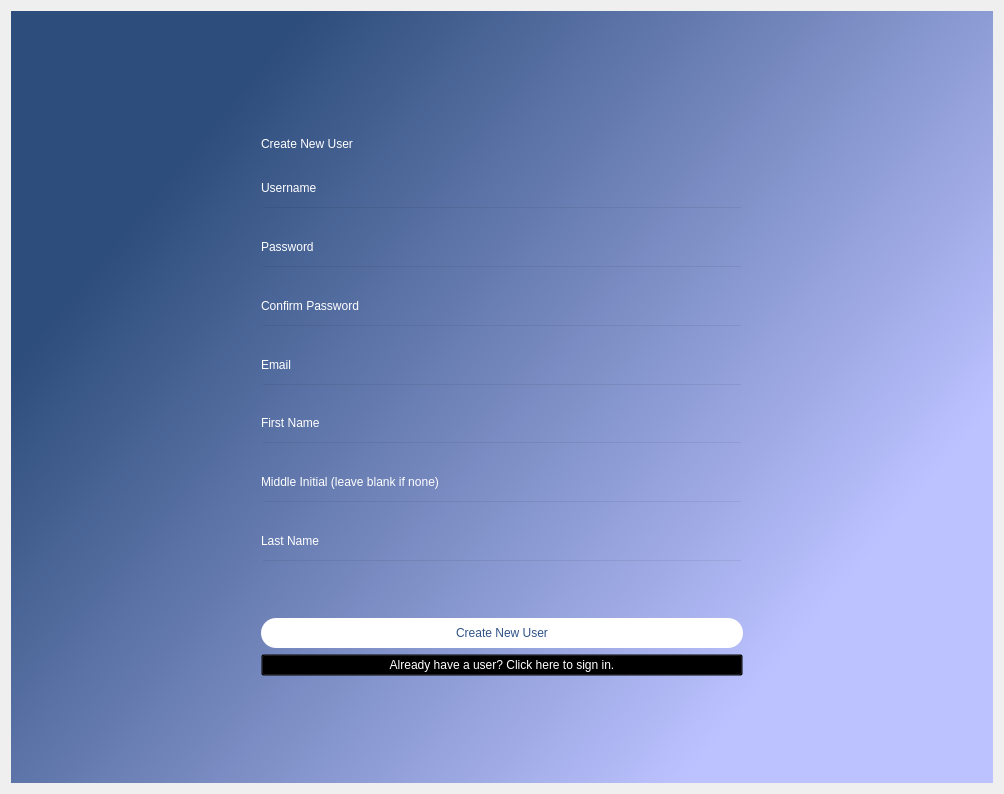
<?xml version="1.0" encoding="UTF-8"?>
<ui version="4.0">
 <class>Dialog</class>
 <widget class="QDialog" name="Dialog">
  <property name="geometry">
   <rect>
    <x>0</x>
    <y>0</y>
    <width>1004</width>
    <height>794</height>
   </rect>
  </property>
  <property name="windowTitle">
   <string>Dialog</string>
  </property>
  <layout class="QVBoxLayout" name="verticalLayout">
   <item>
    <widget class="QWidget" name="backGroundWidget" native="true">
     <property name="styleSheet">
      <string notr="true">QWidget#backGroundWidget{
background-color: qlineargradient(spread:pad, x1:0.0567727, y1:0.375, x2:0.784, y2:0.846, stop:0 rgba(45, 77, 124, 255), stop:1 rgba(188, 194, 255, 255));}</string>
     </property>
     <layout class="QGridLayout" name="gridLayout">
      <item row="1" column="1">
       <widget class="QWidget" name="widgetContent" native="true">
        <property name="minimumSize">
         <size>
          <width>0</width>
          <height>575</height>
         </size>
        </property>
        <property name="maximumSize">
         <size>
          <width>500</width>
          <height>575</height>
         </size>
        </property>
        <layout class="QVBoxLayout" name="verticalLayout_2">
         <item>
          <widget class="QLabel" name="labelCreateNewUser">
           <property name="minimumSize">
            <size>
             <width>0</width>
             <height>50</height>
            </size>
           </property>
           <property name="maximumSize">
            <size>
             <width>16777215</width>
             <height>16777215</height>
            </size>
           </property>
           <property name="styleSheet">
            <string notr="true">font: 36pt &quot;Segoe UI&quot;;
color: rgb(255, 255, 255)</string>
           </property>
           <property name="text">
            <string>Create New User</string>
           </property>
          </widget>
         </item>
         <item>
          <widget class="QLabel" name="labelUsername">
           <property name="minimumSize">
            <size>
             <width>0</width>
             <height>15</height>
            </size>
           </property>
           <property name="maximumSize">
            <size>
             <width>16777215</width>
             <height>16777215</height>
            </size>
           </property>
           <property name="styleSheet">
            <string notr="true">font: 12pt &quot;Segoe UI&quot;;
color: rgb(255, 255, 255)</string>
           </property>
           <property name="text">
            <string>Username</string>
           </property>
          </widget>
         </item>
         <item>
          <widget class="QLineEdit" name="lineEditUsername">
           <property name="minimumSize">
            <size>
             <width>0</width>
             <height>0</height>
            </size>
           </property>
           <property name="maximumSize">
            <size>
             <width>16777215</width>
             <height>16777215</height>
            </size>
           </property>
           <property name="styleSheet">
            <string notr="true">background-color: rgba(0,0,0,0);
font: 14pt &quot;Segoe UI&quot;;
border-color: rgb(255, 255, 255);</string>
           </property>
          </widget>
         </item>
         <item>
          <widget class="QLabel" name="labelPassword">
           <property name="minimumSize">
            <size>
             <width>0</width>
             <height>15</height>
            </size>
           </property>
           <property name="styleSheet">
            <string notr="true">font: 12pt &quot;Segoe UI&quot;;
color: rgb(255, 255, 255)</string>
           </property>
           <property name="text">
            <string>Password</string>
           </property>
          </widget>
         </item>
         <item>
          <widget class="QLineEdit" name="lineEditPassword">
           <property name="styleSheet">
            <string notr="true">background-color: rgba(0,0,0,0);
font: 14pt &quot;Segoe UI&quot;;
border-color: rgb(255, 255, 255);</string>
           </property>
          </widget>
         </item>
         <item>
          <widget class="QLabel" name="labelConfirmPassword">
           <property name="minimumSize">
            <size>
             <width>0</width>
             <height>15</height>
            </size>
           </property>
           <property name="styleSheet">
            <string notr="true">font: 12pt &quot;Segoe UI&quot;;
color: rgb(255, 255, 255)</string>
           </property>
           <property name="text">
            <string>Confirm Password</string>
           </property>
          </widget>
         </item>
         <item>
          <widget class="QLineEdit" name="lineEditConfirmPassword">
           <property name="styleSheet">
            <string notr="true">background-color: rgba(0,0,0,0);
font: 14pt &quot;Segoe UI&quot;;
border-color: rgb(255, 255, 255);</string>
           </property>
          </widget>
         </item>
         <item>
          <widget class="QLabel" name="labelEmail">
           <property name="minimumSize">
            <size>
             <width>0</width>
             <height>15</height>
            </size>
           </property>
           <property name="styleSheet">
            <string notr="true">font: 12pt &quot;Segoe UI&quot;;
color: rgb(255, 255, 255)</string>
           </property>
           <property name="text">
            <string>Email</string>
           </property>
          </widget>
         </item>
         <item>
          <widget class="QLineEdit" name="lineEditEmail">
           <property name="styleSheet">
            <string notr="true">background-color: rgba(0,0,0,0);
font: 14pt &quot;Segoe UI&quot;;
border-color: rgb(255, 255, 255);</string>
           </property>
          </widget>
         </item>
         <item>
          <widget class="QLabel" name="labelFirstName">
           <property name="minimumSize">
            <size>
             <width>0</width>
             <height>15</height>
            </size>
           </property>
           <property name="styleSheet">
            <string notr="true">font: 12pt &quot;Segoe UI&quot;;
color: rgb(255, 255, 255)</string>
           </property>
           <property name="text">
            <string>First Name</string>
           </property>
          </widget>
         </item>
         <item>
          <widget class="QLineEdit" name="lineEditFirstName">
           <property name="styleSheet">
            <string notr="true">background-color: rgba(0,0,0,0);
font: 14pt &quot;Segoe UI&quot;;
border-color: rgb(255, 255, 255);</string>
           </property>
          </widget>
         </item>
         <item>
          <widget class="QLabel" name="labelMiddleInitial">
           <property name="minimumSize">
            <size>
             <width>0</width>
             <height>15</height>
            </size>
           </property>
           <property name="styleSheet">
            <string notr="true">font: 12pt &quot;Segoe UI&quot;;
color: rgb(255, 255, 255)</string>
           </property>
           <property name="text">
            <string>Middle Initial (leave blank if none)</string>
           </property>
          </widget>
         </item>
         <item>
          <widget class="QLineEdit" name="lineEditMiddleInitial">
           <property name="styleSheet">
            <string notr="true">background-color: rgba(0,0,0,0);
font: 14pt &quot;Segoe UI&quot;;
border-color: rgb(255, 255, 255);</string>
           </property>
          </widget>
         </item>
         <item>
          <widget class="QLabel" name="labelLastName">
           <property name="minimumSize">
            <size>
             <width>0</width>
             <height>15</height>
            </size>
           </property>
           <property name="styleSheet">
            <string notr="true">font: 12pt &quot;Segoe UI&quot;;
color: rgb(255, 255, 255)</string>
           </property>
           <property name="text">
            <string>Last Name</string>
           </property>
          </widget>
         </item>
         <item>
          <widget class="QLineEdit" name="lineEditLastName">
           <property name="styleSheet">
            <string notr="true">background-color: rgba(0,0,0,0);
font: 14pt &quot;Segoe UI&quot;;
border-color: rgb(255, 255, 255);</string>
           </property>
          </widget>
         </item>
         <item>
          <widget class="QLabel" name="labelError">
           <property name="styleSheet">
            <string notr="true">color: rgb(255, 0, 0);
font: 10pt &quot;Segoe UI&quot;;</string>
           </property>
           <property name="text">
            <string/>
           </property>
          </widget>
         </item>
         <item>
          <widget class="QPushButton" name="buttonCreateNewUser">
           <property name="minimumSize">
            <size>
             <width>0</width>
             <height>30</height>
            </size>
           </property>
           <property name="styleSheet">
            <string notr="true">border-radius:15px;
font: 16pt &quot;Segoe UI&quot;;
background-color: rgb(255, 255, 255);
color: rgb(47, 82, 134);</string>
           </property>
           <property name="text">
            <string>Create New User</string>
           </property>
          </widget>
         </item>
         <item>
          <widget class="QPushButton" name="buttonGoToLogin">
           <property name="styleSheet">
            <string notr="true">font: 10pt &quot;Segoe UI&quot;;
color: rgb(255, 255, 255);
background-color: rgba(0, 0, 0, 0);</string>
           </property>
           <property name="text">
            <string>Already have a user? Click here to sign in.</string>
           </property>
          </widget>
         </item>
        </layout>
        <zorder>labelUsername</zorder>
        <zorder>labelPassword</zorder>
        <zorder>labelConfirmPassword</zorder>
        <zorder>labelEmail</zorder>
        <zorder>labelFirstName</zorder>
        <zorder>labelMiddleInitial</zorder>
        <zorder>labelLastName</zorder>
        <zorder>labelError</zorder>
        <zorder>buttonCreateNewUser</zorder>
        <zorder>lineEditLastName</zorder>
        <zorder>lineEditMiddleInitial</zorder>
        <zorder>lineEditFirstName</zorder>
        <zorder>lineEditEmail</zorder>
        <zorder>lineEditConfirmPassword</zorder>
        <zorder>lineEditPassword</zorder>
        <zorder>lineEditUsername</zorder>
        <zorder>labelCreateNewUser</zorder>
        <zorder>buttonGoToLogin</zorder>
       </widget>
      </item>
      <item row="1" column="0">
       <widget class="QWidget" name="widgetLeftMargin" native="true">
        <property name="minimumSize">
         <size>
          <width>50</width>
          <height>0</height>
         </size>
        </property>
       </widget>
      </item>
      <item row="1" column="2">
       <widget class="QWidget" name="widgetRightMargin" native="true">
        <property name="minimumSize">
         <size>
          <width>50</width>
          <height>0</height>
         </size>
        </property>
       </widget>
      </item>
      <item row="0" column="1">
       <widget class="QWidget" name="widgetTopMargin" native="true">
        <property name="minimumSize">
         <size>
          <width>0</width>
          <height>25</height>
         </size>
        </property>
       </widget>
      </item>
      <item row="2" column="1">
       <widget class="QWidget" name="widgetBottomMargin" native="true">
        <property name="minimumSize">
         <size>
          <width>0</width>
          <height>25</height>
         </size>
        </property>
       </widget>
      </item>
      <item row="0" column="0">
       <widget class="QWidget" name="widgetExit" native="true">
        <layout class="QGridLayout" name="gridLayout_2"/>
       </widget>
      </item>
     </layout>
    </widget>
   </item>
  </layout>
 </widget>
 <resources/>
 <connections/>
</ui>
